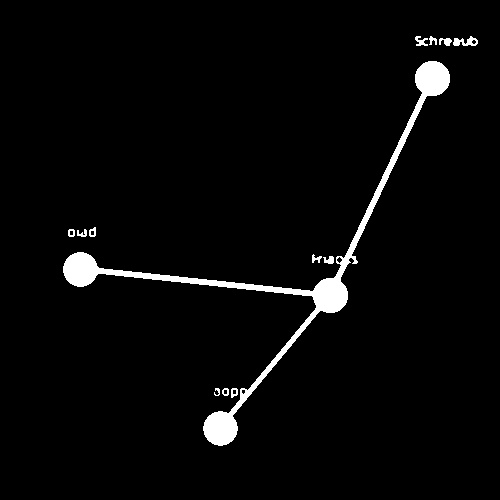
#> input picture test.jpg, 500 x 500 px; its folder holds only this picture in this run
$ python -i preprocessing.py   (imports and definitions only)
#> lines starting #> are read from the running program, lines starting #| are printed output that depends on the picture
#> further down, picture is the input picture: shape (500, 500); min 0, max 255, mean 8
### optical_graph_recognition/shared.py
"""Module containing global constants, functions, ..."""
import numpy as np
from math import sqrt


class Mode:
    """Input mode indicates visual properties of given graph photo"""
    HELP = '''
        Input mode indicates visual properties of given graph photo:
        grid_bg - Hand drawn graph on grid/lined piece of paper (grid/lined notebook etc.)
        clean_bg - Hand drawn graph on empty uniform color background (on board, empty piece of paper, editor (paint))
        printed - Graph from a printed source (e.g. from a paper, a publication, a book, etc.)
        auto - Mode is chosen automatically between grid_bg and clean_bg modes
    '''
    CHOICES = ['grid_bg', 'clean_bg', 'printed', 'auto']
    DEFAULT = 'auto'

    GRID_BG = CHOICES.index('grid_bg')
    CLEAN_BG = CHOICES.index('clean_bg')
    PRINTED = CHOICES.index('printed')
    AUTO = CHOICES.index('auto')

    # [14 lines left out: function get_mode, not called in this run]


class Debug:
    """Debug mode indicates how much debugging information will be displayed"""
    HELP = '''
        Debug mode indicates how much debugging information will be displayed:
        - no - no windows with debugging information are displayed
        - general - only windows with general debugging information are displayed
        - full - all windows with debugging information are displayed
    '''
    CHOICES = ['no', 'general', 'full']
    DEFAULT = 'no'

    NO = CHOICES.index('no')
    GENERAL = CHOICES.index('general')
    FULL = CHOICES.index('full')

    # [13 lines left out: function get_debug, not called in this run]


class Color:
    """Logical colors used for processing and physical used for debugging purposes"""
    # Logical
    OBJECT = 255
    BG = 0

    # Physical (BGR)
    BLUE = (255, 0, 0)
    GREEN = (0, 255, 0)
    RED = (0, 0, 255)
    BLACK = (0, 0, 0)
    GRAY = (127, 127, 127)
    WHITE = (255, 255, 255)
    YELLOW = (0, 255, 255)
    ORANGE = (0, 140, 255)
    PURPLE = (127, 0, 127)
    PINK = (255, 0, 255)
    CYAN = (255, 255, 0)


class Kernel:
    """Simple kernels (square matrices of ones) with different sizes used throughout processing"""
    k3 = np.ones((3, 3), dtype=np.uint8)
    k5 = np.ones((5, 5), dtype=np.uint8)
    k7 = np.ones((7, 7), dtype=np.uint8)


def distance_L2(point1: [float, float], point2: [float, float]) -> float:
    """
    Calculate euclidean (L2) distance between 2 points given in cartesian coordinate system

    :param point1:
    :param point2:
    :return: distance (euclidean - L2) between points'
    """
    return sqrt((point1[0] - point2[0])**2 + (point1[1] - point2[1])**2)

### optical_graph_recognition/preprocessing.py
"""Module with operations that are used to preprocess a graph picture"""
import cv2 as cv
import numpy as np

from .shared import Kernel, Color, Mode, Debug, distance_L2

# constants:
# for threshold function
GLOBAL_THRESH_FAILED = -1

# constant parameters:
# for reshape function
WIDTH_LIM: int = 500  # px
HEIGHT_LIM: int = 500  # px
# for threshold function
MIN_BRIGHT_VAL: int = 110  # bright image lower limit of pixel value
MAX_FILL_RATIO: float = 0.14  # ratio of object pixels to all pixels
# for contour noise filtering
NOISE_FACTOR: float = 0.0001  # px^2
# for automatic mode choice
MODE_THRESHOLD: float = 10  # min average distance of bg pixels to object pixels to consider image background clean
# debugging windows title prefix
DBG_TITLE = "preprocessing: "


# [227 lines left out: functions preprocess, reshape, threshold, chose_mode, transform, remove_contour_noise and 2 more, not called in this run]


def remove_margins(binary_image: np.ndarray) -> np.ndarray:
    """
    Remove vertical and horizontal margins (lines that go the whole way through a binary image).

    :param binary_image: input transformed image with notebook margins remaining
    :return: image with margins removed
    """
    margin_lines = []
    # detect horizontal margin lines
    width = binary_image.shape[1]
#> width = 500
    structure = cv.getStructuringElement(cv.MORPH_RECT, (width // 50, 1))
    horizontal = cv.morphologyEx(binary_image, cv.MORPH_OPEN, structure, iterations=1)
    horizontal = cv.dilate(horizontal, Kernel.k3, iterations=1)
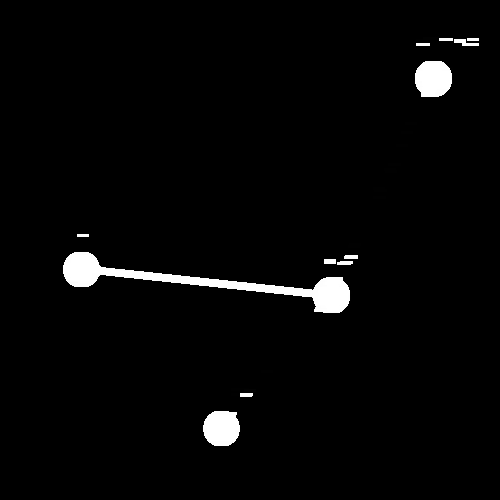
#> horizontal: shape (500, 500); min 0, max 255, mean 6.7
    margin_lines.append(cv.HoughLines(horizontal, 1, np.pi / 180, 500))

    # detect vertical margin lines
    height = binary_image.shape[0]
#> height = 500
    structure = cv.getStructuringElement(cv.MORPH_RECT, (1, height // 50))
#> structure = [1, 1, 1, 1, 1, 1, 1, 1, 1, 1]
    vertical = cv.morphologyEx(binary_image, cv.MORPH_OPEN, structure, iterations=1)
    vertical = cv.dilate(vertical, Kernel.k3, iterations=1)
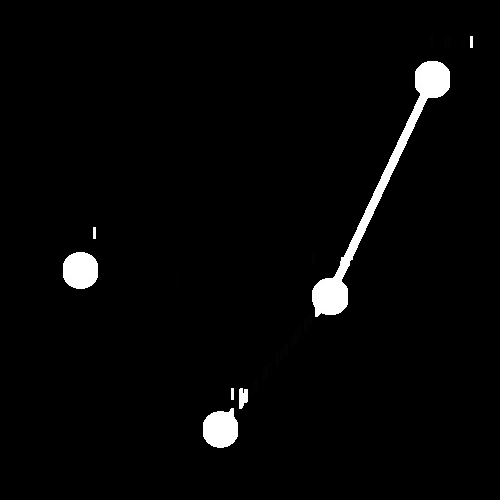
#> vertical: shape (500, 500); min 0, max 255, mean 6.5
    margin_lines.append(cv.HoughLines(vertical, 1, np.pi / 180, 400))

    # remove detected margins
    processed = binary_image.copy()
    diagonal_len = distance_L2([0, 0], [processed.shape[1], processed.shape[0]])
#> diagonal_len = 707.1
    for lines in margin_lines:
        if lines is not None:
            for line in lines:  # convert each line from Polar to Cartesian coordinate system
                rho, theta = line[0]
                a, b = (np.cos(theta), np.sin(theta))
                x0, y0 = (a * rho, b * rho)
                pt1 = (int(x0 + diagonal_len * (-b)), int(y0 + diagonal_len * a))
                pt2 = (int(x0 - diagonal_len * (-b)), int(y0 - diagonal_len * a))
                cv.line(processed, pt1, pt2, Color.BG, 6)  # mask margin line in the image
#> this loop made 2 passes
#> lines on passes 1 to 2: None, None

    return processed


# [27 lines left out: function crop_bg_padding, not called in this run]


# [80 lines of commented-out code are left out]

>>> import cv2
>>> picture = cv2.imread('../test.jpg', cv2.IMREAD_GRAYSCALE)
>>> result = remove_margins(picture)
